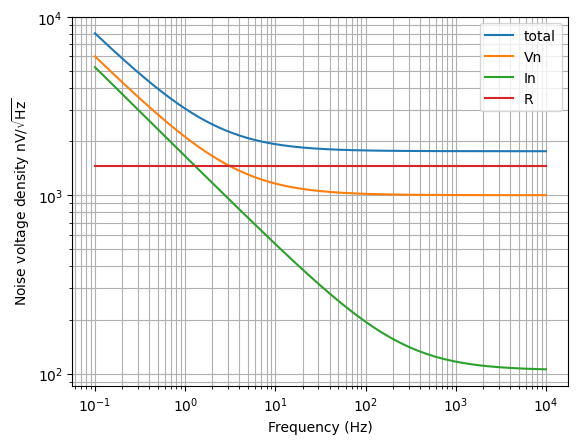

Source code (Python):
from lcapy import Circuit, sqrt, f, oo

Rs = 30
G = 1000

R1 = 100
R2 = (G - 1) * R1

Vn = 1e-9 * sqrt(3.5 / f + 1)
In = 1e-12 * sqrt(250 / f + 1)

T = 273 + 20
k_B = 1.38e-23

a = Circuit('opamp-noninverting-amplifier.sch')

an = a.noisy()

Vno = an[8].V.n(f)

Vno = Vno.limit('A', oo)

Vnov = Vno.subs({'R1':R1, 'R2':R2, 'In1':0, 'In2':0, 'Vn':Vn, 'Rs':Rs,
                 'k_B':k_B, 'T':0})

Vnoi = Vno.subs({'R1':R1, 'R2':R2, 'In1':In, 'In2':In, 'Vn':0, 'Rs':Rs,
                 'k_B':k_B, 'T':0})

Vnor = Vno.subs({'R1':R1, 'R2':R2, 'In1':0, 'In2':0, 'Vn':0, 'Rs':Rs,
                 'k_B':k_B, 'T':T})

Vnot = Vno.subs({'R1':R1, 'R2':R2, 'In1':In, 'In2':In, 'Vn':Vn, 'Rs':Rs,
                 'k_B':k_B, 'T':T})

flim = (-1, 4)
ax = (Vnot * 1e9).plot(flim, loglog=True, label='total')
ax = (Vnov * 1e9).plot(flim, loglog=True, label='Vn', axes=ax)
ax = (Vnoi * 1e9).plot(flim, loglog=True, label='In', axes=ax)
ax = (Vnor * 1e9).plot(flim, loglog=True, label='R', axes=ax)
ax.set_ylabel('Noise voltage density nV/$\sqrt{\mathrm{Hz}}$')
ax.grid(True, 'both')
ax.legend()

from matplotlib.pyplot import savefig
savefig(__file__.replace('.py', '.png'), bbox_inches='tight')
